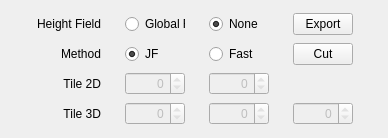
            <widget class="QProfile" name="tabAlgorithm">
             <property name="toolTip">
              <string>Algorithm</string>
             </property>
             <attribute name="title">
              <string>Algorithm</string>
             </attribute>
             <layout class="QVBoxLayout" name="verticalLayoutAlgorithm">
              <property name="topMargin">
               <number>12</number>
              </property>
              <property name="bottomMargin">
               <number>12</number>
              </property>
              <item>
               <widget class="QWidget" name="widgetHeightField" native="true">
                <property name="minimumSize">
                 <size>
                  <width>0</width>
                  <height>0</height>
                 </size>
                </property>
                <property name="maximumSize">
                 <size>
                  <width>16777215</width>
                  <height>32</height>
                 </size>
                </property>
                <layout class="QGridLayout" name="gridLayoutHeightField">
                 <property name="horizontalSpacing">
                  <number>24</number>
                 </property>
                 <property name="verticalSpacing">
                  <number>0</number>
                 </property>
                 <property name="margin">
                  <number>0</number>
                 </property>
                 <item row="0" column="0">
                  <widget class="QLabel" name="labelHeightField">
                   <property name="minimumSize">
                    <size>
                     <width>90</width>
                     <height>0</height>
                    </size>
                   </property>
                   <property name="maximumSize">
                    <size>
                     <width>90</width>
                     <height>16777215</height>
                    </size>
                   </property>
                   <property name="text">
                    <string>Height Field</string>
                   </property>
                   <property name="alignment">
                    <set>Qt::AlignRight|Qt::AlignTrailing|Qt::AlignVCenter</set>
                   </property>
                  </widget>
                 </item>
                 <item row="0" column="3">
                  <widget class="QRadioButton" name="radioButtonGlobalRelabel">
                   <property name="minimumSize">
                    <size>
                     <width>60</width>
                     <height>0</height>
                    </size>
                   </property>
                   <property name="maximumSize">
                    <size>
                     <width>60</width>
                     <height>16777215</height>
                    </size>
                   </property>
                   <property name="layoutDirection">
                    <enum>Qt::LeftToRight</enum>
                   </property>
                   <property name="text">
                    <string>Global R</string>
                   </property>
                   <property name="checked">
                    <bool>false</bool>
                   </property>
                  </widget>
                 </item>
                 <item row="0" column="7">
                  <spacer name="horizontalSpacerHeightField">
                   <property name="orientation">
                    <enum>Qt::Horizontal</enum>
                   </property>
                   <property name="sizeHint" stdset="0">
                    <size>
                     <width>24</width>
                     <height>24</height>
                    </size>
                   </property>
                  </spacer>
                 </item>
                 <item row="0" column="5">
                  <widget class="QRadioButton" name="radioButtonNone">
                   <property name="minimumSize">
                    <size>
                     <width>60</width>
                     <height>0</height>
                    </size>
                   </property>
                   <property name="maximumSize">
                    <size>
                     <width>60</width>
                     <height>16777215</height>
                    </size>
                   </property>
                   <property name="layoutDirection">
                    <enum>Qt::LeftToRight</enum>
                   </property>
                   <property name="text">
                    <string>None</string>
                   </property>
                   <property name="checked">
                    <bool>true</bool>
                   </property>
                  </widget>
                 </item>
                 <item row="0" column="6">
                  <widget class="QPushButton" name="pushButtonExport">
                   <property name="minimumSize">
                    <size>
                     <width>60</width>
                     <height>0</height>
                    </size>
                   </property>
                   <property name="maximumSize">
                    <size>
                     <width>60</width>
                     <height>16777215</height>
                    </size>
                   </property>
                   <property name="text">
                    <string>Export</string>
                   </property>
                  </widget>
                 </item>
                </layout>
               </widget>
              </item>
              <item>
               <widget class="QWidget" name="widgetCutMethod" native="true">
                <property name="minimumSize">
                 <size>
                  <width>0</width>
                  <height>0</height>
                 </size>
                </property>
                <property name="maximumSize">
                 <size>
                  <width>16777215</width>
                  <height>32</height>
                 </size>
                </property>
                <layout class="QGridLayout" name="gridLayoutMethod">
                 <property name="horizontalSpacing">
                  <number>24</number>
                 </property>
                 <property name="verticalSpacing">
                  <number>0</number>
                 </property>
                 <property name="margin">
                  <number>0</number>
                 </property>
                 <item row="0" column="2">
                  <widget class="QRadioButton" name="radioButtonCutMethodFastCut">
                   <property name="minimumSize">
                    <size>
                     <width>60</width>
                     <height>0</height>
                    </size>
                   </property>
                   <property name="maximumSize">
                    <size>
                     <width>60</width>
                     <height>16777215</height>
                    </size>
                   </property>
                   <property name="layoutDirection">
                    <enum>Qt::LeftToRight</enum>
                   </property>
                   <property name="text">
                    <string>Fast</string>
                   </property>
                   <property name="checked">
                    <bool>false</bool>
                   </property>
                  </widget>
                 </item>
                 <item row="0" column="0">
                  <widget class="QLabel" name="labelCutMethod">
                   <property name="minimumSize">
                    <size>
                     <width>90</width>
                     <height>0</height>
                    </size>
                   </property>
                   <property name="maximumSize">
                    <size>
                     <width>90</width>
                     <height>16777215</height>
                    </size>
                   </property>
                   <property name="text">
                    <string>Method</string>
                   </property>
                   <property name="alignment">
                    <set>Qt::AlignRight|Qt::AlignTrailing|Qt::AlignVCenter</set>
                   </property>
                  </widget>
                 </item>
                 <item row="0" column="8">
                  <spacer name="horizontalSpacerCutMethod">
                   <property name="orientation">
                    <enum>Qt::Horizontal</enum>
                   </property>
                   <property name="sizeHint" stdset="0">
                    <size>
                     <width>24</width>
                     <height>24</height>
                    </size>
                   </property>
                  </spacer>
                 </item>
                 <item row="0" column="1">
                  <widget class="QRadioButton" name="radioButtonCutMethodJFCut">
                   <property name="minimumSize">
                    <size>
                     <width>60</width>
                     <height>0</height>
                    </size>
                   </property>
                   <property name="maximumSize">
                    <size>
                     <width>60</width>
                     <height>16777215</height>
                    </size>
                   </property>
                   <property name="layoutDirection">
                    <enum>Qt::LeftToRight</enum>
                   </property>
                   <property name="text">
                    <string>JF</string>
                   </property>
                   <property name="checked">
                    <bool>true</bool>
                   </property>
                  </widget>
                 </item>
                 <item row="0" column="5">
                  <widget class="QPushButton" name="pushButtonCutAlgorithm">
                   <property name="minimumSize">
                    <size>
                     <width>60</width>
                     <height>0</height>
                    </size>
                   </property>
                   <property name="maximumSize">
                    <size>
                     <width>60</width>
                     <height>16777215</height>
                    </size>
                   </property>
                   <property name="text">
                    <string>Cut</string>
                   </property>
                  </widget>
                 </item>
                </layout>
               </widget>
              </item>
              <item>
               <widget class="QWidget" name="widgetTile2D" native="true">
                <property name="minimumSize">
                 <size>
                  <width>0</width>
                  <height>0</height>
                 </size>
                </property>
                <property name="maximumSize">
                 <size>
                  <width>16777215</width>
                  <height>32</height>
                 </size>
                </property>
                <layout class="QGridLayout" name="gridLayoutTile2D">
                 <property name="horizontalSpacing">
                  <number>24</number>
                 </property>
                 <property name="verticalSpacing">
                  <number>0</number>
                 </property>
                 <property name="margin">
                  <number>0</number>
                 </property>
                 <item row="0" column="2">
                  <widget class="QSpinBox" name="spinBoxTile2DY">
                   <property name="enabled">
                    <bool>false</bool>
                   </property>
                   <property name="minimumSize">
                    <size>
                     <width>60</width>
                     <height>0</height>
                    </size>
                   </property>
                   <property name="maximumSize">
                    <size>
                     <width>60</width>
                     <height>16777215</height>
                    </size>
                   </property>
                   <property name="alignment">
                    <set>Qt::AlignRight|Qt::AlignTrailing|Qt::AlignVCenter</set>
                   </property>
                   <property name="readOnly">
                    <bool>true</bool>
                   </property>
                  </widget>
                 </item>
                 <item row="0" column="1">
                  <widget class="QSpinBox" name="spinBoxTile2DX">
                   <property name="enabled">
                    <bool>false</bool>
                   </property>
                   <property name="minimumSize">
                    <size>
                     <width>60</width>
                     <height>0</height>
                    </size>
                   </property>
                   <property name="maximumSize">
                    <size>
                     <width>60</width>
                     <height>16777215</height>
                    </size>
                   </property>
                   <property name="alignment">
                    <set>Qt::AlignRight|Qt::AlignTrailing|Qt::AlignVCenter</set>
                   </property>
                   <property name="readOnly">
                    <bool>true</bool>
                   </property>
                  </widget>
                 </item>
                 <item row="0" column="0">
                  <widget class="QLabel" name="labelTile2D">
                   <property name="minimumSize">
                    <size>
                     <width>90</width>
                     <height>0</height>
                    </size>
                   </property>
                   <property name="maximumSize">
                    <size>
                     <width>90</width>
                     <height>16777215</height>
                    </size>
                   </property>
                   <property name="text">
                    <string>Tile 2D</string>
                   </property>
                   <property name="alignment">
                    <set>Qt::AlignRight|Qt::AlignTrailing|Qt::AlignVCenter</set>
                   </property>
                  </widget>
                 </item>
                 <item row="0" column="5">
                  <spacer name="horizontalSpacerTile2D">
                   <property name="orientation">
                    <enum>Qt::Horizontal</enum>
                   </property>
                   <property name="sizeHint" stdset="0">
                    <size>
                     <width>24</width>
                     <height>24</height>
                    </size>
                   </property>
                  </spacer>
                 </item>
                </layout>
               </widget>
              </item>
              <item>
               <widget class="QWidget" name="widgetTile3D" native="true">
                <property name="minimumSize">
                 <size>
                  <width>0</width>
                  <height>0</height>
                 </size>
                </property>
                <property name="maximumSize">
                 <size>
                  <width>16777215</width>
                  <height>32</height>
                 </size>
                </property>
                <layout class="QGridLayout" name="gridLayoutTile3D">
                 <property name="horizontalSpacing">
                  <number>24</number>
                 </property>
                 <property name="verticalSpacing">
                  <number>0</number>
                 </property>
                 <property name="margin">
                  <number>0</number>
                 </property>
                 <item row="1" column="5">
                  <spacer name="horizontalSpacerTile3D">
                   <property name="orientation">
                    <enum>Qt::Horizontal</enum>
                   </property>
                   <property name="sizeHint" stdset="0">
                    <size>
                     <width>24</width>
                     <height>24</height>
                    </size>
                   </property>
                  </spacer>
                 </item>
                 <item row="1" column="0">
                  <widget class="QLabel" name="labelTile3D">
                   <property name="minimumSize">
                    <size>
                     <width>90</width>
                     <height>0</height>
                    </size>
                   </property>
                   <property name="maximumSize">
                    <size>
                     <width>90</width>
                     <height>16777215</height>
                    </size>
                   </property>
                   <property name="text">
                    <string>Tile 3D</string>
                   </property>
                   <property name="alignment">
                    <set>Qt::AlignRight|Qt::AlignTrailing|Qt::AlignVCenter</set>
                   </property>
                  </widget>
                 </item>
                 <item row="1" column="2">
                  <widget class="QSpinBox" name="spinBoxTile3DY">
                   <property name="enabled">
                    <bool>false</bool>
                   </property>
                   <property name="minimumSize">
                    <size>
                     <width>60</width>
                     <height>0</height>
                    </size>
                   </property>
                   <property name="maximumSize">
                    <size>
                     <width>60</width>
                     <height>16777215</height>
                    </size>
                   </property>
                   <property name="alignment">
                    <set>Qt::AlignRight|Qt::AlignTrailing|Qt::AlignVCenter</set>
                   </property>
                   <property name="readOnly">
                    <bool>true</bool>
                   </property>
                  </widget>
                 </item>
                 <item row="1" column="4">
                  <widget class="QSpinBox" name="spinBoxTile3DZ">
                   <property name="enabled">
                    <bool>false</bool>
                   </property>
                   <property name="minimumSize">
                    <size>
                     <width>60</width>
                     <height>0</height>
                    </size>
                   </property>
                   <property name="maximumSize">
                    <size>
                     <width>60</width>
                     <height>16777215</height>
                    </size>
                   </property>
                   <property name="alignment">
                    <set>Qt::AlignRight|Qt::AlignTrailing|Qt::AlignVCenter</set>
                   </property>
                   <property name="readOnly">
                    <bool>true</bool>
                   </property>
                  </widget>
                 </item>
                 <item row="1" column="1">
                  <widget class="QSpinBox" name="spinBoxTile3DX">
                   <property name="enabled">
                    <bool>false</bool>
                   </property>
                   <property name="minimumSize">
                    <size>
                     <width>60</width>
                     <height>0</height>
                    </size>
                   </property>
                   <property name="maximumSize">
                    <size>
                     <width>60</width>
                     <height>16777215</height>
                    </size>
                   </property>
                   <property name="alignment">
                    <set>Qt::AlignRight|Qt::AlignTrailing|Qt::AlignVCenter</set>
                   </property>
                   <property name="readOnly">
                    <bool>true</bool>
                   </property>
                  </widget>
                 </item>
                </layout>
               </widget>
              </item>
             </layout>
            </widget>
